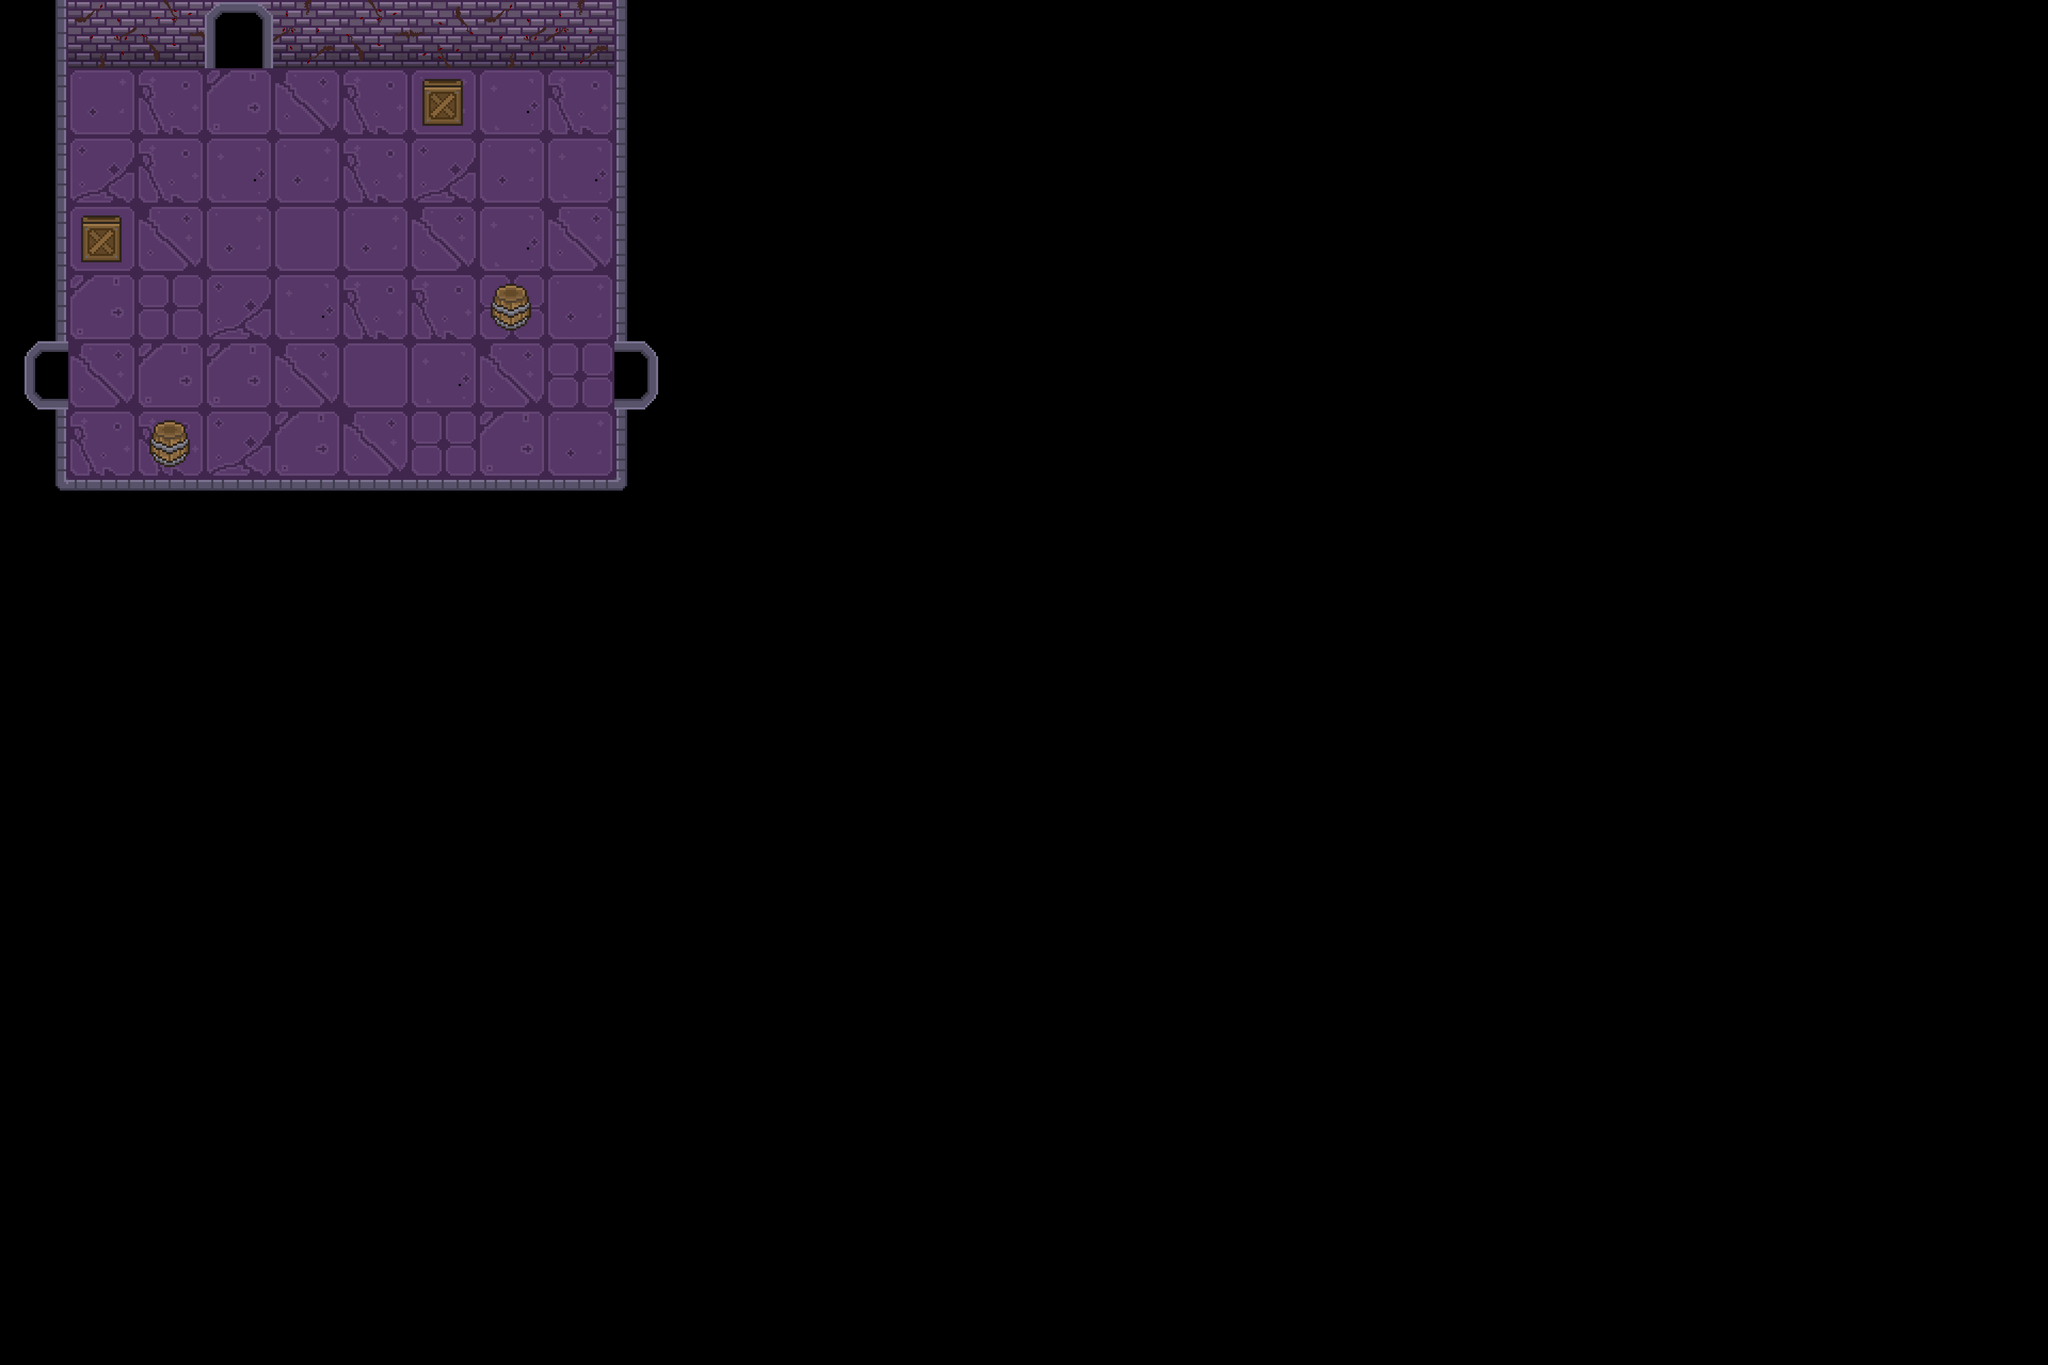

This game map was drawn from its Tiled (.tmx) file and the tilesets committed beside it. A one-line description and the full map source follow:
An orthogonal 30x20 tile map with 128x128 px tiles, 4 tile layers (floor, wall, objects, door), 2 tilesets and 5 objects (room2_up_right, room0, room2_right, player, capecao).

<map version="1.10" tiledversion="1.11.0" orientation="orthogonal" renderorder="right-down" width="30" height="20" tilewidth="128" tileheight="128" infinite="0" nextlayerid="8" nextobjectid="9">
 <tileset firstgid="1" source="dungeon_tile.tsx" />
 <tileset firstgid="101" source="dungeon_tile2.tsx" />
 <layer id="1" name="floor" width="30" height="20">
  <data encoding="csv">
0,0,0,0,0,8,0,0,0,0,0,0,0,0,0,0,0,0,0,0,0,0,0,0,0,0,0,0,0,0,
0,8,30,19,28,30,8,31,30,0,0,0,0,0,0,0,0,0,0,0,0,0,0,0,0,0,0,0,0,0,
0,27,30,31,8,30,27,8,31,0,0,0,0,0,0,0,0,0,0,0,0,0,0,0,0,0,0,0,0,0,
0,2,28,8,2,8,28,31,28,0,0,0,0,0,0,0,0,0,0,0,0,0,0,0,0,0,0,0,0,0,
0,19,29,27,31,30,30,29,8,0,0,0,0,0,0,0,0,0,0,0,0,0,0,0,0,0,0,0,0,0,
0,28,19,19,28,2,31,28,29,2684354745,0,0,0,0,0,0,0,0,0,0,0,0,0,0,0,0,0,0,0,0,
0,30,30,27,19,28,29,19,8,0,0,0,0,0,0,0,0,0,0,0,0,0,0,0,0,0,0,0,0,0,
0,0,0,0,0,0,0,0,0,0,0,0,0,0,0,0,0,0,0,0,0,0,0,0,0,0,0,0,0,0,
0,0,0,0,0,0,0,0,0,0,0,0,0,0,0,0,0,0,0,0,0,0,0,0,0,0,0,0,0,0,
0,0,0,0,0,0,0,0,0,0,0,0,0,0,0,0,0,0,0,0,0,0,0,0,0,0,0,0,0,0,
0,0,0,0,0,0,0,0,0,0,0,0,0,0,0,0,0,0,0,0,0,0,0,0,0,0,0,0,0,0,
0,0,0,0,0,0,0,0,0,0,0,0,0,0,0,0,0,0,0,0,0,0,0,0,0,0,0,0,0,0,
0,0,0,0,0,0,0,0,0,0,0,0,0,0,0,0,0,0,0,0,0,0,0,0,0,0,0,0,0,0,
0,0,0,0,0,0,0,0,0,0,0,0,0,0,0,0,0,0,0,0,0,0,0,0,0,0,0,0,0,0,
0,0,0,0,0,0,0,0,0,0,0,0,0,0,0,0,0,0,0,0,0,0,0,0,0,0,0,0,0,0,
0,0,0,0,0,0,0,0,0,0,0,0,0,0,0,0,0,0,0,0,0,0,0,0,0,0,0,0,0,0,
0,0,0,0,0,0,0,0,0,0,0,0,0,0,0,0,0,0,0,0,0,0,0,0,0,0,0,0,0,0,
0,0,0,0,0,0,0,0,0,0,0,0,0,0,0,0,0,0,0,0,0,0,0,0,0,0,0,0,0,0,
0,0,0,0,0,0,0,0,0,0,0,0,0,0,0,0,0,0,0,0,0,0,0,0,0,0,0,0,0,0,
0,0,0,0,0,0,0,0,0,0,0,0,0,0,0,0,0,0,0,0,0,0,0,0,0,0,0,0,0,0
</data>
 </layer>
 <layer id="2" name="wall" width="30" height="20">
  <data encoding="csv">
38,3,3,3,3,3,3,3,3,3221225510,0,0,0,0,0,0,0,0,0,0,0,0,0,0,0,0,0,0,0,0,
38,0,0,0,0,0,0,0,0,3221225510,0,0,0,0,0,0,0,0,0,0,0,0,0,0,0,0,0,0,0,0,
38,0,0,0,0,0,0,0,0,3221225510,0,0,0,0,0,0,0,0,0,0,0,0,0,0,0,0,0,0,0,0,
38,0,0,0,0,0,0,0,0,3221225510,0,0,0,0,0,0,0,0,0,0,0,0,0,0,0,0,0,0,0,0,
38,0,0,0,0,0,0,0,0,3221225510,0,0,0,0,0,0,0,0,0,0,0,0,0,0,0,0,0,0,0,0,
38,0,0,0,0,0,0,0,0,3221225510,0,0,0,0,0,0,0,0,0,0,0,0,0,0,0,0,0,0,0,0,
38,0,0,0,0,0,0,0,0,3221225510,0,0,0,0,0,0,0,0,0,0,0,0,0,0,0,0,0,0,0,0,
3221225479,1610612774,1610612774,1610612774,1610612774,1610612774,1610612774,1610612774,1610612774,2684354567,0,0,0,0,0,0,0,0,0,0,0,0,0,0,0,0,0,0,0,0,
0,0,0,0,0,0,0,0,0,0,0,0,0,0,0,0,0,0,0,0,0,0,0,0,0,0,0,0,0,0,
0,0,0,0,0,0,0,0,0,0,0,0,0,0,0,0,0,0,0,0,0,0,0,0,0,0,0,0,0,0,
0,0,0,0,0,0,0,0,0,0,0,0,0,0,0,0,0,0,0,0,0,0,0,0,0,0,0,0,0,0,
0,0,0,0,0,0,0,0,0,0,0,0,0,0,0,0,0,0,0,0,0,0,0,0,0,0,0,0,0,0,
0,0,0,0,0,0,0,0,0,0,0,0,0,0,0,0,0,0,0,0,0,0,0,0,0,0,0,0,0,0,
0,0,0,0,0,0,0,0,0,0,0,0,0,0,0,0,0,0,0,0,0,0,0,0,0,0,0,0,0,0,
0,0,0,0,0,0,0,0,0,0,0,0,0,0,0,0,0,0,0,0,0,0,0,0,0,0,0,0,0,0,
0,0,0,0,0,0,0,0,0,0,0,0,0,0,0,0,0,0,0,0,0,0,0,0,0,0,0,0,0,0,
0,0,0,0,0,0,0,0,0,0,0,0,0,0,0,0,0,0,0,0,0,0,0,0,0,0,0,0,0,0,
0,0,0,0,0,0,0,0,0,0,0,0,0,0,0,0,0,0,0,0,0,0,0,0,0,0,0,0,0,0,
0,0,0,0,0,0,0,0,0,0,0,0,0,0,0,0,0,0,0,0,0,0,0,0,0,0,0,0,0,0,
0,0,0,0,0,0,0,0,0,0,0,0,0,0,0,0,0,0,0,0,0,0,0,0,0,0,0,0,0,0
</data>
 </layer>
 <layer id="3" name="objects" width="30" height="20">
  <data encoding="csv">
0,3221225506,2684354594,0,34,2684354594,1610612770,3221225506,34,0,0,0,0,0,0,0,0,0,0,0,0,0,0,0,0,0,0,0,0,0,
0,0,0,0,0,0,25,0,0,0,0,0,0,0,0,0,0,0,0,0,0,0,0,0,0,0,0,0,0,0,
0,0,0,0,0,0,0,0,0,0,0,0,0,0,0,0,0,0,0,0,0,0,0,0,0,0,0,0,0,0,
0,25,0,0,0,0,0,0,0,0,0,0,0,0,0,0,0,0,0,0,0,0,0,0,0,0,0,0,0,0,
0,0,0,0,0,0,0,26,0,0,0,0,0,0,0,0,0,0,0,0,0,0,0,0,0,0,0,0,0,0,
0,0,0,0,0,0,0,0,0,0,0,0,0,0,0,0,0,0,0,0,0,0,0,0,0,0,0,0,0,0,
0,0,26,0,0,0,0,0,0,0,0,0,0,0,0,0,0,0,0,0,0,0,0,0,0,0,0,0,0,0,
0,0,0,0,0,0,0,0,0,0,0,0,0,0,0,0,0,0,0,0,0,0,0,0,0,0,0,0,0,0,
0,0,0,0,0,0,0,0,0,0,0,0,0,0,0,0,0,0,0,0,0,0,0,0,0,0,0,0,0,0,
0,0,0,0,0,0,0,0,0,0,0,0,0,0,0,0,0,0,0,0,0,0,0,0,0,0,0,0,0,0,
0,0,0,0,0,0,0,0,0,0,0,0,0,0,0,0,0,0,0,0,0,0,0,0,0,0,0,0,0,0,
0,0,0,0,0,0,0,0,0,0,0,0,0,0,0,0,0,0,0,0,0,0,0,0,0,0,0,0,0,0,
0,0,0,0,0,0,0,0,0,0,0,0,0,0,0,0,0,0,0,0,0,0,0,0,0,0,0,0,0,0,
0,0,0,0,0,0,0,0,0,0,0,0,0,0,0,0,0,0,0,0,0,0,0,0,0,0,0,0,0,0,
0,0,0,0,0,0,0,0,0,0,0,0,0,0,0,0,0,0,0,0,0,0,0,0,0,0,0,0,0,0,
0,0,0,0,0,0,0,0,0,0,0,0,0,0,0,0,0,0,0,0,0,0,0,0,0,0,0,0,0,0,
0,0,0,0,0,0,0,0,0,0,0,0,0,0,0,0,0,0,0,0,0,0,0,0,0,0,0,0,0,0,
0,0,0,0,0,0,0,0,0,0,0,0,0,0,0,0,0,0,0,0,0,0,0,0,0,0,0,0,0,0,
0,0,0,0,0,0,0,0,0,0,0,0,0,0,0,0,0,0,0,0,0,0,0,0,0,0,0,0,0,0,
0,0,0,0,0,0,0,0,0,0,0,0,0,0,0,0,0,0,0,0,0,0,0,0,0,0,0,0,0,0
</data>
 </layer>
 <layer id="7" name="door" width="30" height="20">
  <data encoding="csv">
0,0,0,153,0,0,0,0,0,0,0,0,0,0,0,0,0,0,0,0,0,0,0,0,0,0,0,0,0,0,
0,0,0,0,0,0,0,0,0,0,0,0,0,0,0,0,0,0,0,0,0,0,0,0,0,0,0,0,0,0,
0,0,0,0,0,0,0,0,0,0,0,0,0,0,0,0,0,0,0,0,0,0,0,0,0,0,0,0,0,0,
0,0,0,0,0,0,0,0,0,0,0,0,0,0,0,0,0,0,0,0,0,0,0,0,0,0,0,0,0,0,
0,0,0,0,0,0,0,0,0,0,0,0,0,0,0,0,0,0,0,0,0,0,0,0,0,0,0,0,0,0,
1610612921,0,0,0,0,0,0,0,0,2684354745,0,0,0,0,0,0,0,0,0,0,0,0,0,0,0,0,0,0,0,0,
0,0,0,0,0,0,0,0,0,0,0,0,0,0,0,0,0,0,0,0,0,0,0,0,0,0,0,0,0,0,
0,0,0,0,0,0,0,0,0,0,0,0,0,0,0,0,0,0,0,0,0,0,0,0,0,0,0,0,0,0,
0,0,0,0,0,0,0,0,0,0,0,0,0,0,0,0,0,0,0,0,0,0,0,0,0,0,0,0,0,0,
0,0,0,0,0,0,0,0,0,0,0,0,0,0,0,0,0,0,0,0,0,0,0,0,0,0,0,0,0,0,
0,0,0,0,0,0,0,0,0,0,0,0,0,0,0,0,0,0,0,0,0,0,0,0,0,0,0,0,0,0,
0,0,0,0,0,0,0,0,0,0,0,0,0,0,0,0,0,0,0,0,0,0,0,0,0,0,0,0,0,0,
0,0,0,0,0,0,0,0,0,0,0,0,0,0,0,0,0,0,0,0,0,0,0,0,0,0,0,0,0,0,
0,0,0,0,0,0,0,0,0,0,0,0,0,0,0,0,0,0,0,0,0,0,0,0,0,0,0,0,0,0,
0,0,0,0,0,0,0,0,0,0,0,0,0,0,0,0,0,0,0,0,0,0,0,0,0,0,0,0,0,0,
0,0,0,0,0,0,0,0,0,0,0,0,0,0,0,0,0,0,0,0,0,0,0,0,0,0,0,0,0,0,
0,0,0,0,0,0,0,0,0,0,0,0,0,0,0,0,0,0,0,0,0,0,0,0,0,0,0,0,0,0,
0,0,0,0,0,0,0,0,0,0,0,0,0,0,0,0,0,0,0,0,0,0,0,0,0,0,0,0,0,0,
0,0,0,0,0,0,0,0,0,0,0,0,0,0,0,0,0,0,0,0,0,0,0,0,0,0,0,0,0,0,
0,0,0,0,0,0,0,0,0,0,0,0,0,0,0,0,0,0,0,0,0,0,0,0,0,0,0,0,0,0
</data>
 </layer>
 <objectgroup id="4" name="door">
  <object id="1" name="room2_up_right" x="384" y="0">
   <properties>
    <property name="path" value="../map/room2_up_right.tmx" />
   </properties>
  </object>
  <object id="2" name="room0" x="0" y="640">
   <properties>
    <property name="path" value="../map/room0.tmx" />
   </properties>
  </object>
  <object id="8" name="room2_right" x="1152" y="640">
   <properties>
    <property name="path" value="../map/room2_right.tmx" />
   </properties>
  </object>
 </objectgroup>
 <objectgroup id="5" name="player">
  <object id="3" name="player" x="242.667" y="707.333" />
 </objectgroup>
 <objectgroup id="6" name="capecao">
  <object id="6" name="capecao" x="171.333" y="707.667" />
 </objectgroup>
</map>
